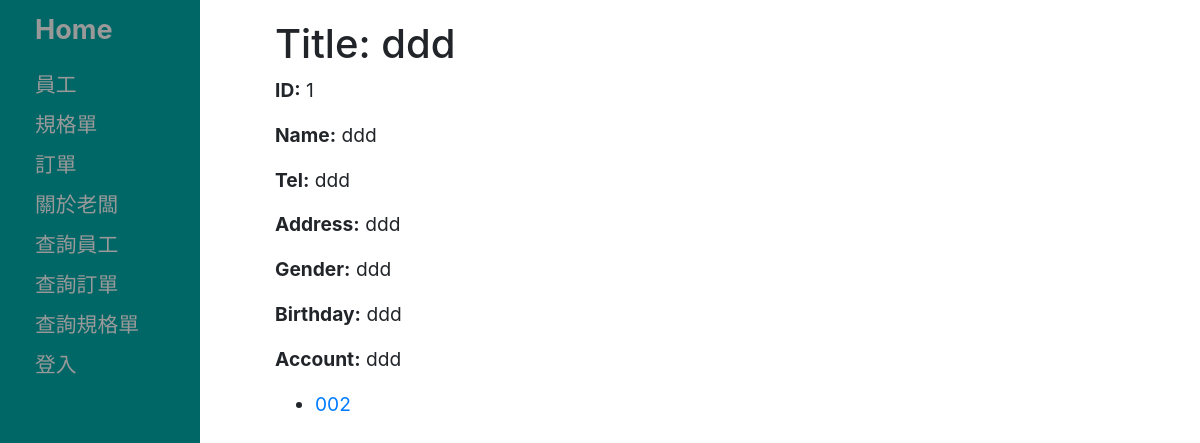
/onlineOrderSystem/staff_search/1, run on the app's committed database.
### onlineOrderSystem/models.py (models this page shows, shortened)
class Staff(models.Model):
    account = models.CharField('帳號', max_length=20)
    password = models.CharField('密碼', max_length=20)
    gender = models.CharField('性別', max_length=6)
    birthdate = models.CharField('出生年月日', max_length=10, help_text='2020/12/12')
    id = models.AutoField(primary_key=True)
    address = models.CharField('地址', max_length=20)
    tel = models.CharField('電話', max_length=20)
    name = models.CharField('姓名', max_length=20)
    IDName = models.CharField('員工ID', max_length=10)
    ...
    class Meta:
        db_table = "員工"
        ordering = ['IDName']

class DataSheet(models.Model):
    buBien1 = models.CharField('布邊1', max_length=30, help_text='布邊x/穿筘x根入/x根')
    buBien2 = models.CharField('布邊2', max_length=30, help_text='布邊x/穿筘x根入/x根')
    buSien = models.CharField('布身', max_length=30, help_text='布邊x/穿筘x根入/x根')
    weiMi = models.CharField('機上緯密', max_length=20, help_text='根/吋')
    koFu = models.CharField('筘幅', max_length=10, help_text='寸')
    length = models.CharField('整經長', max_length=10, help_text='y')
    id = models.AutoField(primary_key=True)
    orderFormID = models.CharField('訂單ID', max_length=20)
    progress = models.CharField('進度', max_length=100)
    staffID = models.CharField('員工ID', max_length=10)
    IDName = models.CharField('規格單ID', max_length=10)
    arrangement = models.CharField('經紗排列', max_length=100)
    sewingMethod = models.CharField('穿法', max_length=100)
    ...
    class Meta:
        db_table = "規格單"
        ordering = ['IDName']

### onlineOrderSystem/views.py (the view)
# urls.py: path('staff_search/<int:pk>', views.staff_search_DetailView.as_view(), name='staff_search_detail'),
class staff_search_DetailView(generic.DetailView):
    context_object_name = 'staff_search_detail'
    template_name = 'onlineOrderSystem/Staff_search_detail.html'
    def get_context_data(self,**kwargs):
         context = super(staff_search_DetailView, self).get_context_data(**kwargs)
         context['Staff'] = Staff.objects.all()
         context['DataSheet'] = DataSheet.objects.all()
         return context
    def get_queryset(self):
         return Staff.objects.all()

### templates/onlineOrderSystem/Staff_search_detail.html
{% extends "base_generic.html" %}
{% block content %}
  <h1>Title: {{ staff_search_detail.IDName }}</h1>
  <p><strong>ID:</strong> {{ staff_search_detail.id }}</p>
  <p><strong>Name:</strong> {{ staff_search_detail.name }}</p>
  <p><strong>Tel:</strong> {{ staff_search_detail.tel }}</p>
  <p><strong>Address:</strong> {{ staff_search_detail.address }}</p>
  <p><strong>Gender:</strong> {{ staff_search_detail.gender}}</p>
  <p><strong>Birthday:</strong> {{ staff_search_detail.birthdate }}</p>
  <p><strong>Account:</strong> {{ staff_search_detail.account }}</p>
  <ul>
      {% for datasheet in DataSheet %}
          {% if staff_search_detail.IDName == datasheet.staffID %}
            <li>
              <a href="/onlineOrderSystem/datasheet/{{datasheet.id}}">{{ datasheet.IDName }}</a>
            </li>
          {% endif %}
      {% endfor %}
  </ul>
{% endblock %}

### onlineOrderSystem/static/css/styles.css (style rules this page uses)
ul { list-style-type: disc; list-style-position:outside; }

### data on the page
Staff: IDName "ddd", id "1", name "ddd", tel "ddd", address "ddd", gender "ddd", birthdate "ddd", account "ddd"
DataSheet: IDName "002"
